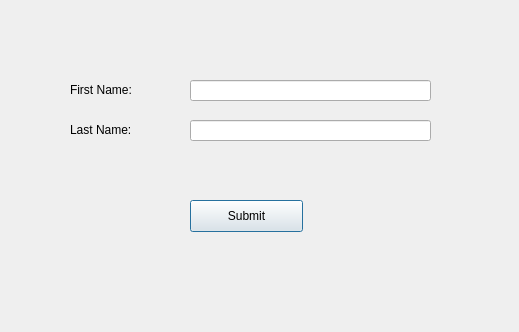
<?xml version="1.0" encoding="UTF-8"?>
<ui version="4.0">
 <class>loanAgreement</class>
 <widget class="QDialog" name="loanAgreement">
  <property name="geometry">
   <rect>
    <x>0</x>
    <y>0</y>
    <width>519</width>
    <height>332</height>
   </rect>
  </property>
  <property name="windowTitle">
   <string>loanAgreement</string>
  </property>
  <widget class="QLineEdit" name="firstname">
   <property name="geometry">
    <rect>
     <x>190</x>
     <y>80</y>
     <width>241</width>
     <height>21</height>
    </rect>
   </property>
  </widget>
  <widget class="QLabel" name="label">
   <property name="geometry">
    <rect>
     <x>70</x>
     <y>80</y>
     <width>101</width>
     <height>20</height>
    </rect>
   </property>
   <property name="text">
    <string>First Name:</string>
   </property>
  </widget>
  <widget class="QLabel" name="label_2">
   <property name="geometry">
    <rect>
     <x>70</x>
     <y>120</y>
     <width>101</width>
     <height>20</height>
    </rect>
   </property>
   <property name="text">
    <string>Last Name:</string>
   </property>
  </widget>
  <widget class="QLineEdit" name="lastname">
   <property name="geometry">
    <rect>
     <x>190</x>
     <y>120</y>
     <width>241</width>
     <height>21</height>
    </rect>
   </property>
  </widget>
  <widget class="QLabel" name="label_3">
   <property name="geometry">
    <rect>
     <x>70</x>
     <y>110</y>
     <width>101</width>
     <height>20</height>
    </rect>
   </property>
   <property name="text">
    <string/>
   </property>
  </widget>
  <widget class="QPushButton" name="getLoanAgreement">
   <property name="geometry">
    <rect>
     <x>190</x>
     <y>200</y>
     <width>113</width>
     <height>32</height>
    </rect>
   </property>
   <property name="text">
    <string>Submit</string>
   </property>
  </widget>
 </widget>
 <resources/>
 <connections/>
</ui>
